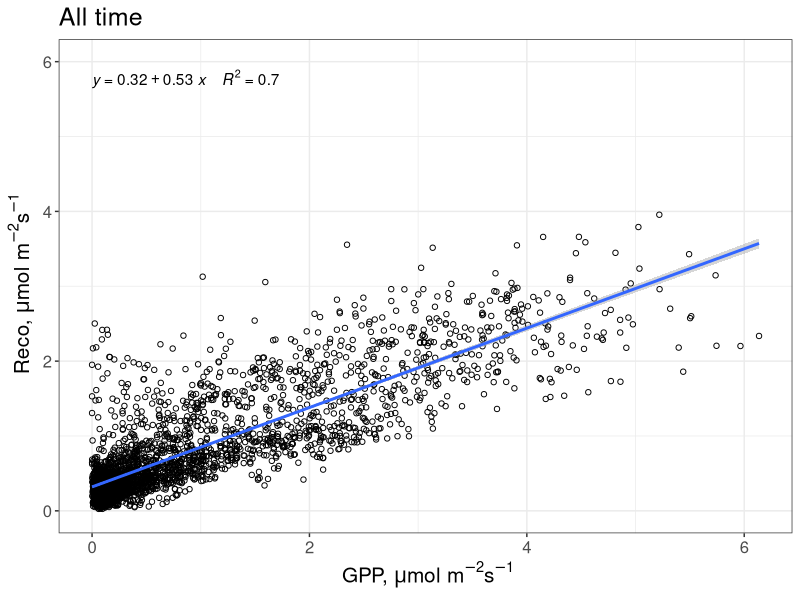
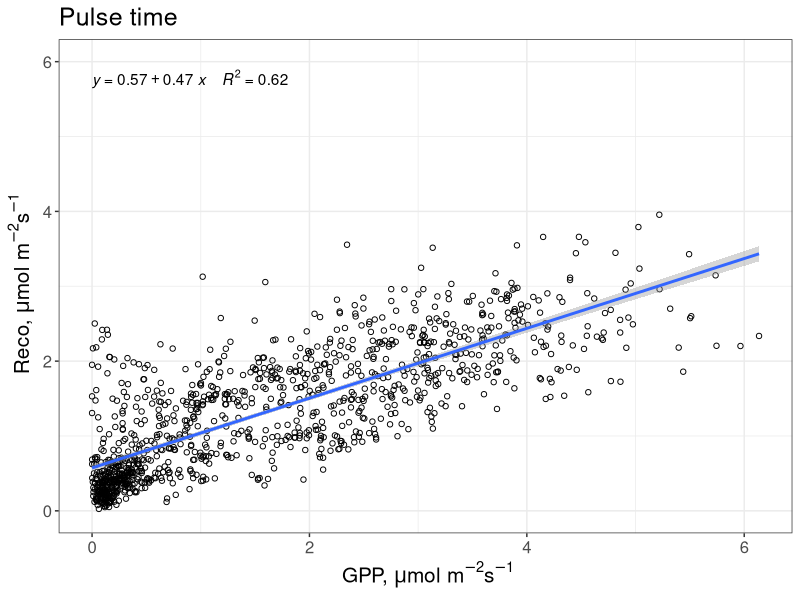
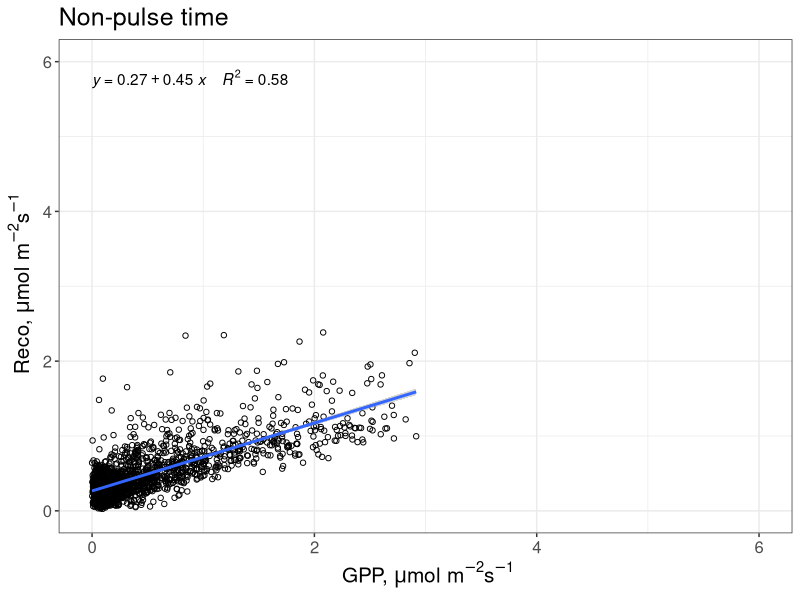

Recreate these plots in R, in order.
# 17-05-2024
# Anastasia Makhnykina

library(dplyr)
library(tidyr)
library(tidyverse)
library(lubridate)
library(ggplot2)
library(units)
library(ggpubr)

# In this file we focus on the interactions Between Reco and GPP fluxes ###
# for all time, Pulse and non-Pulse time ##################################


# Read other pulse division docs - with "DM" in their names - 
summary_P <- read.csv("data/years_sum1_DM.csv")
USW_PulseN <- read.csv("data/years_sum_Pulse0_DM.csv")
USW_Pulse <- read.csv("data/years_sum_Pulse1_DM.csv")


# Plot data For All time
summary_P %>%
  ggplot(aes(x=meanGPP, y = meanRECO))+
  geom_point(shape=1)+
  theme_bw()+
  theme(text = element_text(size = 15))+
  stat_regline_equation(aes(label = paste(..eq.label..,..rr.label.., sep = "~~~~")))+
  stat_smooth(method = "lm",formula = y ~ x ,size = 1)+
  ylab(~paste("Reco, ", mu, "mol m"^-2,"s"^-1))+
  xlab(~paste("GPP, ", mu, "mol m"^-2,"s"^-1))+
  ggtitle('All time')+
  ylim(0,6)

# Plot data for pulse time
USW_Pulse %>%
  ggplot(aes(x=meanGPP, y = meanRECO))+
  geom_point(shape=1)+
  theme_bw()+
  theme(text = element_text(size = 15))+
  stat_regline_equation(aes(label = paste(..eq.label..,..rr.label.., sep = "~~~~")))+
  stat_smooth(method = "lm",formula = y ~ x ,size = 1)+
  ylab(~paste("Reco, ", mu, "mol m"^-2,"s"^-1))+
  xlab(~paste("GPP, ", mu, "mol m"^-2,"s"^-1))+
  ggtitle('Pulse time')+
  ylim(0,6)

# Plot data for non-Pulse time
USW_PulseN %>%
  ggplot(aes(x=meanGPP, y = meanRECO))+
  geom_point(shape=1)+
  theme_bw()+
  theme(text = element_text(size = 15))+
  stat_regline_equation(aes(label = paste(..eq.label..,..rr.label.., sep = "~~~~")))+
  stat_smooth(method = "lm",formula = y ~ x ,size = 1)+
  ylab(~paste("Reco, ", mu, "mol m"^-2,"s"^-1))+
  xlab(~paste("GPP, ", mu, "mol m"^-2,"s"^-1))+
  ggtitle('Non-pulse time')+
  ylim(0,6)+
  xlim(0,6)
